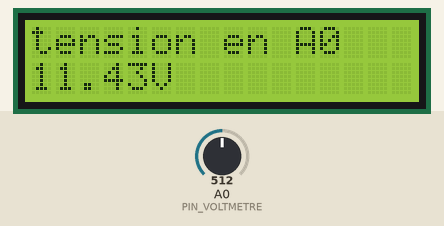
Recording of a sketch running on a simulated Arduino Uno, built with avr-gcc and run on an emulated ATmega328P. Shown: 16×2 character LCD. The inputs (shaded band) are chosen by the test bench; at power-on: A0 (PIN_VOLTMETRE) = 512.

Above: at 3.3 s.
3.4 s: A0 (PIN_VOLTMETRE) set to 716
At 4.9 s:
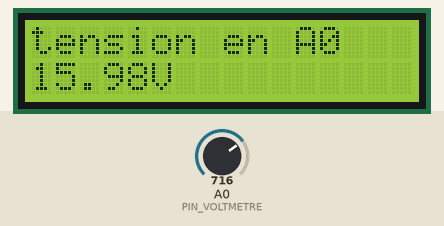
5.4 s: A0 (PIN_VOLTMETRE) set to 900
At 6.6 s:
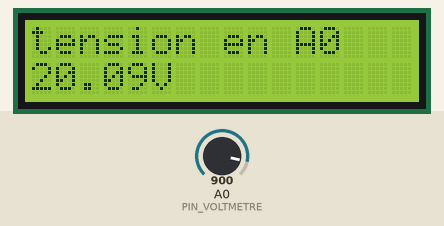
7.3 s: A0 (PIN_VOLTMETRE) set to 1023
At 8.4 s:
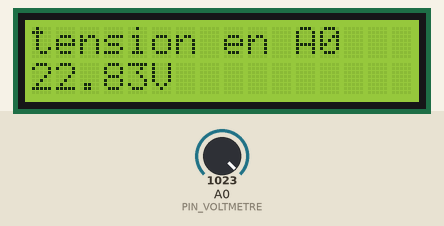
Timing chart, 0 to 10.3 s (numbered marks = the images above; inputs shaded):
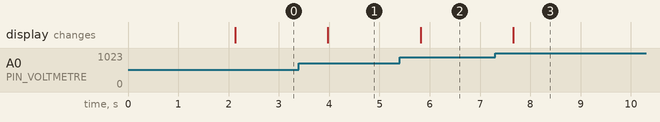

Measured:
- after the input at 3.4 s, the display: changes after 0.57 s (image 1)
- after the input at 5.4 s, the display: changes after 0.42 s (image 2)
- after the input at 7.3 s, the display: changes after 0.36 s (image 3)

The sketch:

voltmetre_lcd.ino
```cpp
#include <Wire.h>
#include <LiquidCrystal_I2C.h>


#define R1 2000
#define R2 560
#define PIN_VOLTMETRE A0

#define MAX_VOLTS_INPUT 22.857F
#define RATION_VOLT (float)(22.857F / 5.0F)
#define RATIO_ADC (float)(5.0F / 1024.0F)
const byte Ohm[8] = {
  B00000,
  B00100,
  B01010,
  B10001,
  B01010,
  B11011
};
const byte smiley[8] = {
  B00000,
  B10001,
  B00000,
  B00000,
  B10001,
  B01110,
  B00000,
};

LiquidCrystal_I2C lcd(0x27, 16, 2);
/**
* caluculate final value of vin before kirshoff bridge
* @param vADC value on ADC pin
*/
float calculateVin(uint16_t vADC) {
  return RATIO_ADC * (float)vADC * RATION_VOLT;
}
void lcdStartupScreen() {
  lcd.setCursor(5, 0);
  lcd.write((byte)0);
  lcd.print("rsys");
  lcd.setCursor(3, 0);
  lcd.print("Voltmetre");
}
void printVoltageValue(float value) {
  lcd.setCursor(0, 1);
  lcd.print("               ");
  lcd.setCursor(0, 1);
  lcd.print(value);
  lcd.print("V");
}

void setup() {

  // set up the LCD's number of columns and rows:
  lcd.init();
  lcd.createChar(0, Ohm);
  lcd.createChar(1, smiley);
  lcd.backlight();
  // Print a message to the LCD.
  lcdStartupScreen();
  delay(2000);
  lcd.clear();
  lcd.setCursor(0, 0);
  lcd.print("tension en A0");
}

void loop() {
  printVoltageValue(calculateVin(analogRead(PIN_VOLTMETRE)));
  delay(900);
}
```
